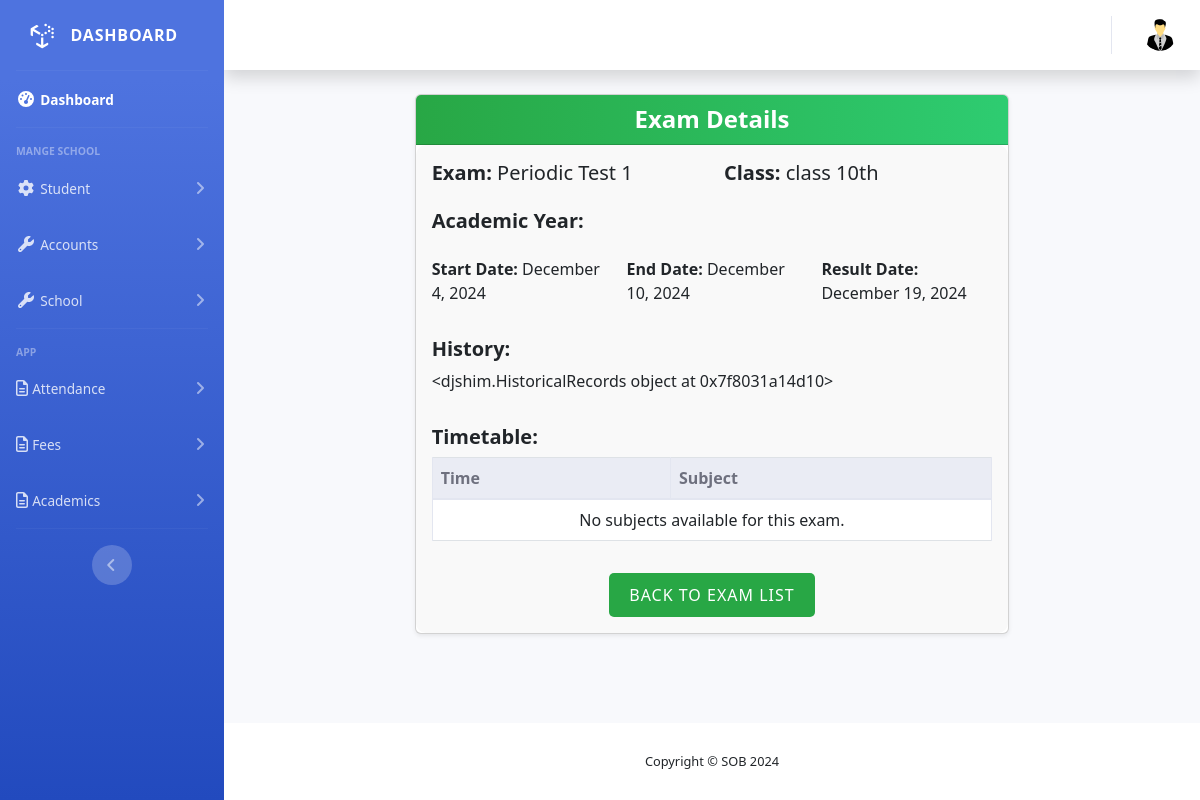
The page /academic/1/exam-detail on the database its author committed.
### academics/models.py (models this page shows, shortened)
class Exams(models.Model):
    exam = models.CharField(max_length=10 ,choices=EXAM)
    class_name = models.ForeignKey(Class, on_delete=models.CASCADE)
    academic_year = models.ForeignKey(AcademicYear, on_delete=models.CASCADE)
    start_date = models.DateField()
    end_date = models.DateField()
    result_date = models.DateField()
    note = models.TextField(null=True, blank=True)
    history = HistoricalRecords()
    class Meta:
        unique_together = ['exam', 'class_name', 'academic_year']

### core/models.py (models this page shows, shortened)
class Class(models.Model):
    name = models.CharField(max_length=50, help_text="Class 1st etc...")
    section = models.CharField(max_length=1, choices=LETTER_CHOICES,null=True, blank=True)
    alias = models.CharField(max_length=20, null=True, blank=True)
    user = models.ForeignKey(User, on_delete=models.SET_NULL, null=True, blank=True,related_name='class_teacher_of', limit_choices_to={'user_type': 'T'}, verbose_name="Class Teacher")
    total_students = models.PositiveIntegerField(default=0)
    class_monitor_boy = models.ForeignKey(User, on_delete=models.SET_NULL, null=True, blank=True, related_name='monitor_boy_of', limit_choices_to={'user_type': 'STU'},)
    class_monitor_girl = models.ForeignKey(User, on_delete=models.SET_NULL, null=True, blank=True, related_name='monitor_girl_of', limit_choices_to={'user_type': 'STU'},)
    subjects = models.ManyToManyField(Subject, related_name='classes')
    history = HistoricalRecords()

### academics/views.py (the view)
# urls.py: path('<int:exam_id>/exam-detail', ExamDetailView.as_view(), name='academic-exam-detail'),
class ExamDetailView(DetailView):
    model = Exams
    template_name = 'academics/academic_exam_detail.html'  # Template to render the list of students
    context_object_name = 'exam'  # Name of the list as a template variable
    pk_url_kwarg = 'exam_id'
    def get_context_data(self, **kwargs):
        context = super().get_context_data(**kwargs)
        return context

### academics/templates/academics/academic_exam_detail.html (shortened to what this page needs)
{% extends "base.html" %}
{% load static %}
{% load arithmetic %}
{% block main %}
<div class="container">
    <div class="container my-4">
        <div class="row">
            <div class="col-md-8 offset-md-2">
                <div class="card shadow-sm">
                    <div class="card-header text-white
                        {% if exam.exam in "p1,p2" %}
                            card-header-periodic
                        {% elif exam.exam in "t1,t2" %}
                            card-header-term
                        {% else %}
                            bg-primary
                        {% endif %}
                    ">
                        <h3 class="card-title text-center mb-0">Exam Details</h3>
                    </div>
                    <div class="card-body">
                        <div class="row mb-3">
                            <div class="col-md-6">
                                <h5><strong>Exam:</strong> {{ exam.get_exam_display }}</h5>
                            </div>
                            <div class="col-md-6">
                                <h5><strong>Class:</strong> {{ exam.class_name.name }}</h5>
                            </div>
                        </div>
                        <div class="row mb-3">
                            <div class="col-md-12">
                                <h5><strong>Academic Year:</strong> {{ exam.academic_year.year }}</h5>
                            </div>
                        </div>
                        <div class="row mb-3">
                            <div class="col-md-4">
                                <p><strong>Start Date:</strong> {{ exam.start_date|date:"F j, Y" }}</p>
                            </div>
                            <div class="col-md-4">
                                <p><strong>End Date:</strong> {{ exam.end_date|date:"F j, Y" }}</p>
                            </div>
                            <div class="col-md-4">
                                <p><strong>Result Date:</strong> {{ exam.result_date|date:"F j, Y" }}</p>
                            </div>
                        </div>
                        <div class="row mb-3">
                            <div class="col">
                                <h5><strong>History:</strong></h5>
                                <p>{{ exam.history }}</p>
                            </div>
                        </div>
                        <div class="row mb-3">
                            <div class="col">
                                <h5><strong>Timetable:</strong></h5>
                                <table class="table table-bordered">
                                    <thead class="thead-light">
                                        <tr>
                                            <th scope="col">Time</th>
                                            <th scope="col">Subject</th>
                                        </tr>
                                    </thead>
                                    <tbody>
                                        {% for subject in exam.subjects.all %}
                                        <tr>
                                            <td>{{ subject.time|date:"H:i A" }}</td>
                                            <td>{{ subject.name }}</td>
                                        </tr>
                                        {% empty %}
                                        <tr>
                                            <td colspan="2" class="text-center">No subjects available for this exam.</td>
                                        </tr>
                                        {% endfor %}
                                    </tbody>
                                </table>
                            </div>
                        </div>
                        <div class="text-center">
                            <a href="{% url 'academic-exams' %}" class="btn {% if exam.exam in 'p1,p2' %}btn-periodic{% elif exam.exam in 't1,t2' %}btn-term{% else %}btn-secondary{% endif %} btn-sm">Back to Exam List</a>
                        </div>
                    </div>
                </div>
            </div>
        </div>
    </div>
</div>
{% endblock main %}

### academics/templates/academics/academic_exam_detail.html (style rules this page uses)
.card-header-periodic { background: linear-gradient(to right, #28a745, #2ecc71); color: white; font-size: 1.2rem; font-weight: bold; border-radius: 10px 10px 0 0; padding: 10px; position: relative; }
.btn-periodic { background-color: #28a745; color: white; border: none; border-radius: 5px; padding: 10px 20px; font-size: 1rem; text-transform: uppercase; letter-spacing: 1px; transition: background-color 0.3s ease; }
.card-body { background-color: #f9f9f9; border-radius: 10px; }
.card-header { border-radius: 10px 10px 0 0; }
.card-title { font-size: 1.5rem; font-weight: 600; }
.row.mb-3 { margin-bottom: 20px; }

### rows shown on the page
Exams: exam "Periodic Test 1", class_name.name "class 10th", start_date "December 4, 2024", end_date "December 10, 2024", result_date "December 19, 2024", history "<djshim.HistoricalRecords object at 0x7f8031a14d10>"
